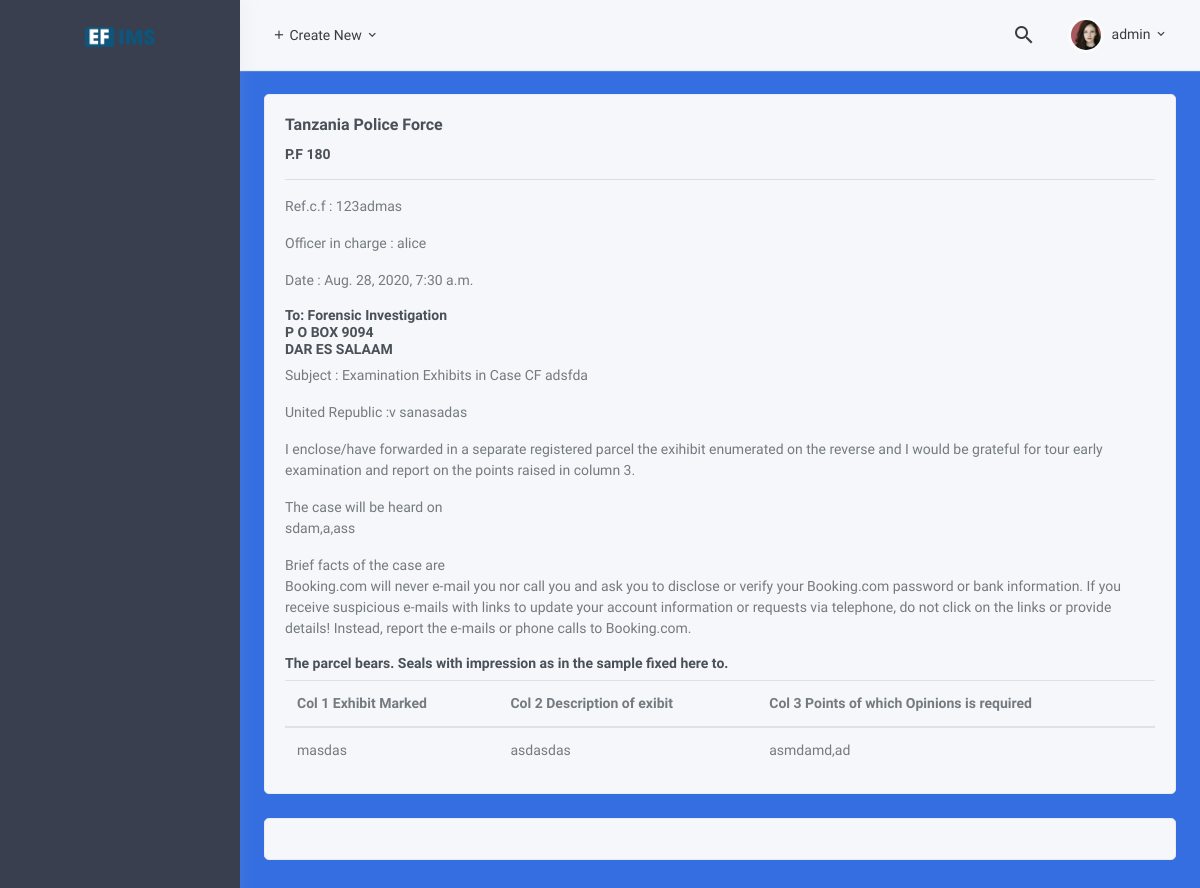
Page /dna/biology/3 (signed in) on the committed database.
### dna/models.py (models this page shows, shortened)
class BiologyPF180(models.Model):
    ref = models.CharField(verbose_name="REF C F", max_length=100,blank=False,null=False)
    date = models.DateTimeField(verbose_name="Date Created",auto_now_add=True)
    casecf = models.CharField(verbose_name="Exhibits in Case CF", max_length=100,null=False,blank=False)
    united = models.CharField(verbose_name="United Republic V", max_length=100,null=False,blank=False)
    venue = models.CharField(verbose_name="The case will be held on", max_length=100,null=False,blank=False)
    brief = models.TextField()
    receicer = models.ForeignKey('auth.User',on_delete=models.CASCADE,related_name="receiving_officer",verbose_name="receiving officer")
    deliver = models.ForeignKey(Client,on_delete=models.CASCADE,related_name="delivering_officer",verbose_name="delivering officer")
    exihibit_marked = models.CharField(verbose_name="Exihibit Marked", max_length=50)
    exihibit_description = models.CharField(verbose_name="Description of exihibit", max_length=160)
    points = models.CharField(verbose_name="Points of which Opinions is required", max_length=160)
    class Meta:
        verbose_name = 'Biology or DNA PF180'
        verbose_name_plural = 'Biology or DNA PF180'

### dna/views.py (the view)
# urls.py: path('biology/<int:pk>', views.BiologyDetail.as_view(), name='detail'),
class BiologyDetail(LoginRequiredMixin,DetailView):
    model = BiologyPF180
    context_object_name = 'dna'
    template_name = "dna/biology-details.html"
    def get_context_data(self, **kwargs):
        context = super().get_context_data(**kwargs)
        context["form"] = BiologyPF180ReportForm
        context['report'] = BiologyPF180Report.objects.filter(case=self.get_object())
        return context

### balistic/templatetags/ballistic_tags.py (called while the page is built)
@register.filter(name='has_group')
def has_group(user, group_name):
    group = Group.objects.get(name=group_name)
    return True if group in user.groups.all() else False

### template/dna/biology-details.html (shortened to what this page needs)
{% extends 'ballistic/base.html' %}
{% load crispy_forms_tags %}
{% load ballistic_tags %}
{% load static %}
{% block content %}
<div id="layout-wrapper">
    {% include 'include/navbar.html' %}
    <div class="main-content">
        <div class="page-content">
            <div class="container-fluid">
                <div class="row">
                    <div class="col-xl-12">
                        <div class="card">
                            <div class="card-body">
                                <h4 class="card-title">
                                    Tanzania Police Force
                                </h4>
                                <h6>P.F 180</h6>
                                <hr>
                                <p>Ref.c.f : {{ dna.ref }}</p>
                                <p>Officer in charge : {{dna.receicer}}</p>
                                <p>Date : {{ dna.date }}</p>
                                <h6>To: Forensic Investigation
                                    <br>P O BOX 9094
                                    <br>DAR ES SALAAM
                                </h6>
                                <p>Subject : Examination Exhibits in Case CF {{dna.casecf}}</p>
                                <p>United Republic :v {{ dna.united }}</p>
                                <p>I enclose/have forwarded in a separate registered parcel the exihibit enumerated on the reverse and I would
                                    be grateful for tour early examination and report on the points raised in column 3.
                                </p>
                                <p>The case will be heard on <br> {{dna.venue}}</p>
                                <p>Brief facts of the case are <br> {{dna.brief}}</p>
                                <h6>The parcel bears. Seals with impression as in the sample fixed here to.</h6>
                                <div class="table-responsive">
                                    <table class="table mb-0">
                                        <thead>
                                            <tr>
                                                <th>Col 1 Exhibit Marked</th>
                                                <th>Col 2 Description of exibit</th>
                                                <th>Col 3 Points of which Opinions is required</th>
                                            </tr>
                                        </thead>
                                        <tbody>
                                            <tr>
                                                <td>{{ dna.exihibit_marked }}</td>
                                                <td>{{ dna.exihibit_description }}</td>
                                                <td>{{ dna.points }}</td>
                                            </tr>
                                        </tbody>
                                    </table>
                                </div>
                            </div>
                        </div>
                        {% if not report and request.user|has_group:"Biology-dna" %}
                        <div class="card">
                            <div class="card-body">
                                <h4 class="card-title">
                                    Form Report {{ballistic}}
                                </h4>
                                <form action="{% url 'ballistic:report' %}" method="POST">
                                    {% csrf_token %}
                                    {{form | crispy}}
                                    <div class="mb-3 text-center">
                                        <input type="hidden" name="case_id" value="{{id}}">
                                        <button class="btn btn-primary btn-block" type="submit"> Create Report
                                        </button>
                                    </div>
                                </form>
                            </div>
                        </div>
                        {% else %}
                        <div class="card">
                            <div class="card-body">
                            </div>
                        </div>
                        {% endif %}
                    </div>
                </div>
            </div>
        </div>
    </div>
</div>
{% endblock content %}

### template/include/navbar.html (shortened to what this page needs)
{% load static %}
{% load ballistic_tags %}
<header id="page-topbar">
    <div class="navbar-header">
        <div class="d-flex align-items-left">
            <div class="dropdown d-none d-sm-inline-block">
                <button type="button" class="btn header-item waves-effect" id="page-header-user-dropdown" data-toggle="dropdown" aria-haspopup="true" aria-expanded="false">
                    <i class="mdi mdi-plus"></i> Create New
                    <i class="mdi mdi-chevron-down d-none d-sm-inline-block"></i>
                </button>
            </div>
        </div>
        <div class="d-flex align-items-right">
            <div class="dropdown d-none d-sm-inline-block ml-2">
                <button type="button" class="btn header-item noti-icon waves-effect" id="page-header-search-dropdown" data-toggle="dropdown" aria-haspopup="true" aria-expanded="false">
                    <i class="mdi mdi-magnify"></i>
                </button>
            </div>
            <div class="dropdown d-inline-block ml-2">
                <button type="button" class="btn header-item waves-effect" id="page-header-user-dropdown" data-toggle="dropdown" aria-haspopup="true" aria-expanded="false">
                    <img class="rounded-circle header-profile-user" src="{% static 'assets/images/users/avatar-3.jpg' %}" alt="Header Avatar">
                    <span class="d-none d-sm-inline-block ml-1">{{user.username}}</span>
                    <i class="mdi mdi-chevron-down d-none d-sm-inline-block"></i>
                </button>
            </div>
        </div>
    </div>
</header>
<div class="vertical-menu mm-active">
    <div data-simplebar="init" class="h-100 mm-show"><div class="simplebar-wrapper" style="margin: 0px;"><div class="simplebar-height-auto-observer-wrapper"><div class="simplebar-height-auto-observer"></div></div><div class="simplebar-mask"><div class="simplebar-offset" style="right: -15px; bottom: 0px;"><div class="simplebar-content-wrapper" style="height: 100%; overflow: hidden scroll;"><div class="simplebar-content" style="padding: 0px;">
        <div class="navbar-brand-box">
            <a href="index.html" class="logo">
                <img src="{% static 'assets/images/logo-dark.png' %}">
            </a>
        </div>
        <div id="sidebar-menu" class="mm-active">
        </div>
    </div></div></div></div><div class="simplebar-placeholder" style="width: auto; height: 657px;"></div></div></div>
</div>

### rows in the picture
BiologyPF180: ref "123admas", receicer "alice", date "Aug. 28, 2020, 7:30 a.m.", casecf "adsfda", united "sanasadas", venue "sdam,a,ass", brief "Booking.com will never e-mail you nor call you and ask you to disclose or verify your Booking.com password or bank information. If you receive suspicious e-mails with links to update your account information or requests via telephone, do not click on the links or provide details! Instead, report the e-mails or phone calls to Booking.com.", exihibit_marked "masdas", exihibit_description "asdasdas", points "asmdamd,ad"

### other values in the picture
{{ user.username }} "admin"
